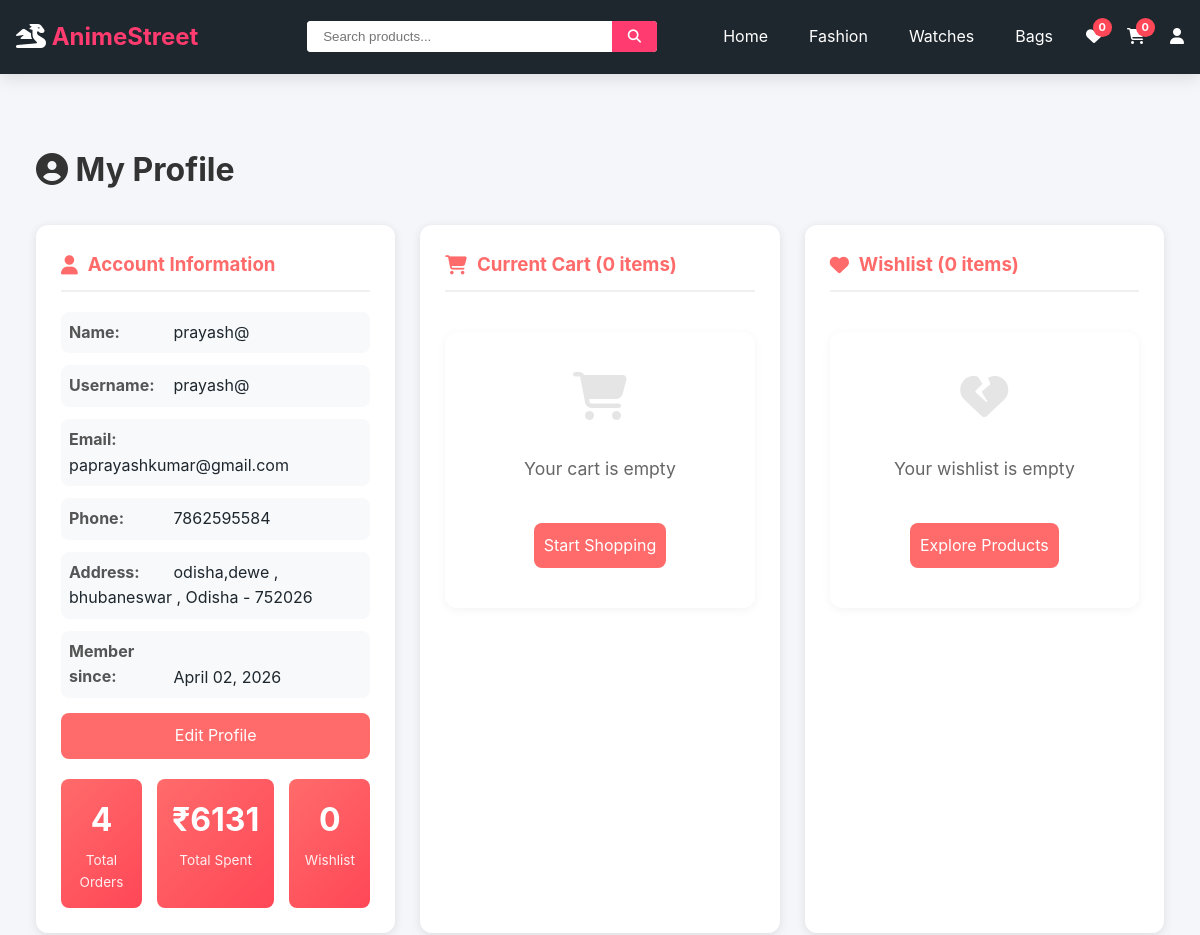
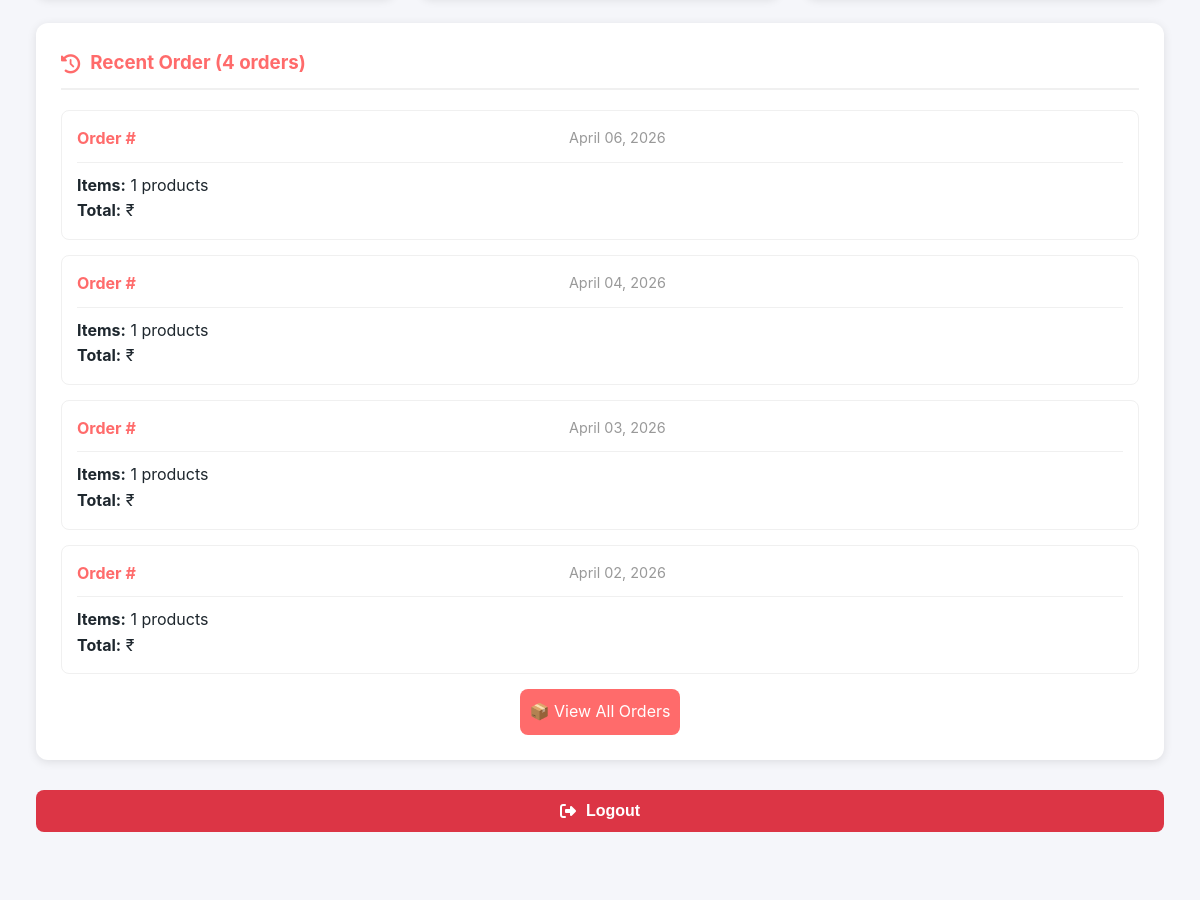
/profile/ (signed in, upper part), run on an earlier commit of the app's database (2 pictures, top to bottom).
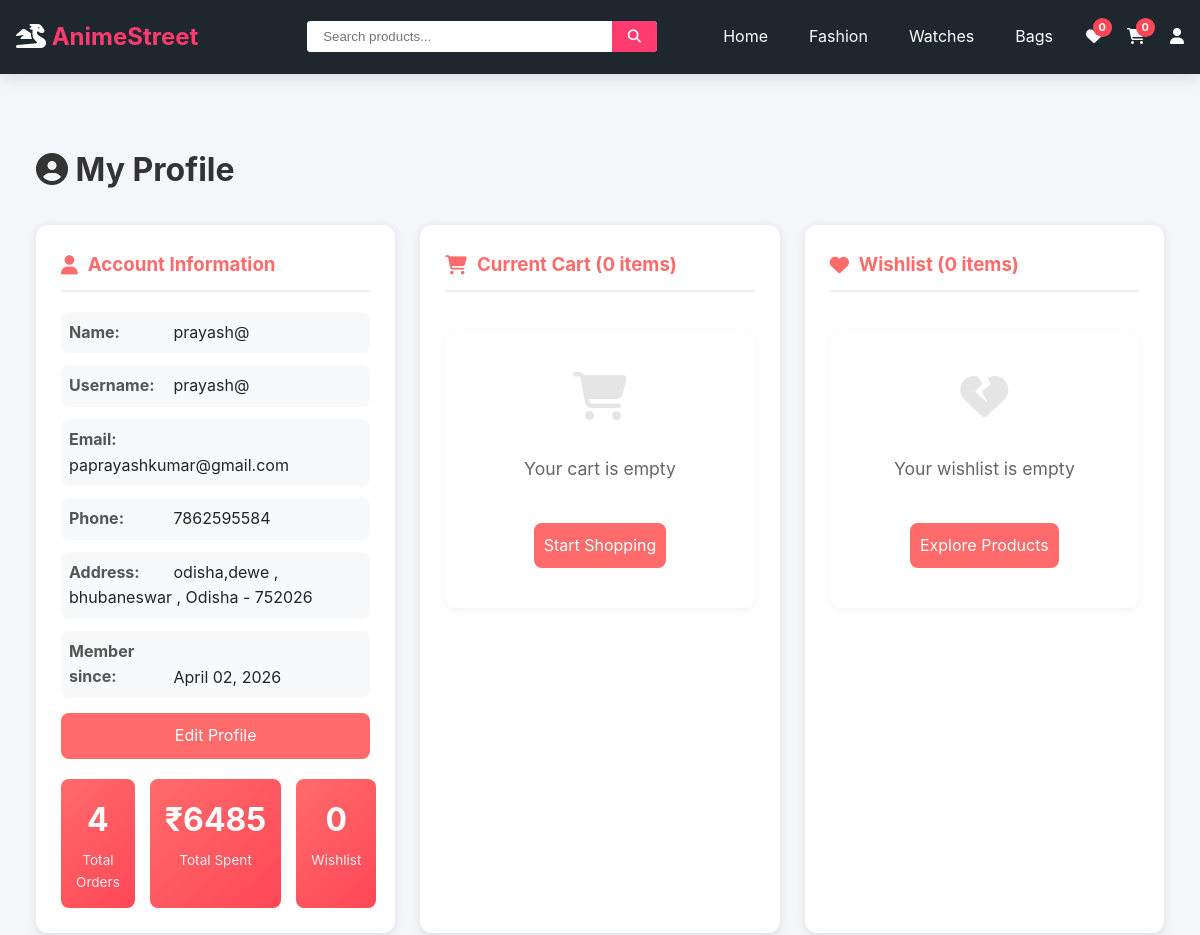
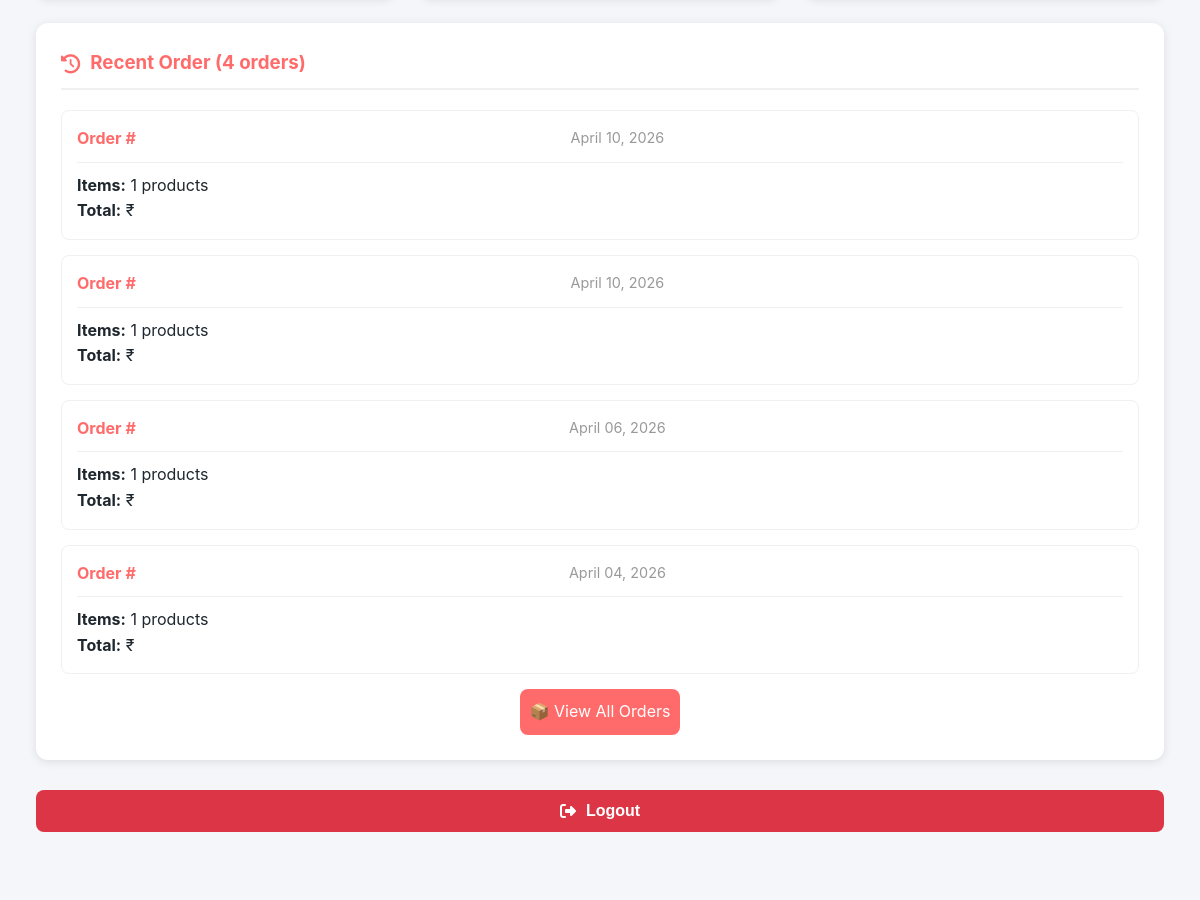
And on a later commit of the database (2 pictures, top to bottom).
### shop/models.py (models this page shows, shortened)
class Order(models.Model):
    user = models.ForeignKey(User, on_delete=models.CASCADE)
    total_price = models.DecimalField(max_digits=10, decimal_places=2)
    payment_method = models.CharField(max_length=10, default="COD")
    transaction_id = models.CharField(max_length=100, blank=True, null=True)
    payment_screenshot = models.ImageField(upload_to='payments/', blank=True, null=True)
    payment_status = models.CharField(max_length=20, default="Pending")
    status = models.CharField(max_length=20, default="Pending")
    created_at = models.DateTimeField(auto_now_add=True)

### shop/views.py (the view)
# urls.py: path('profile/', views.profile, name='profile'),
@login_required
def profile(request):
    cart, created = Cart.objects.get_or_create(user=request.user)
    wishlist, created = Wishlist.objects.get_or_create(user=request.user)
    orders = Order.objects.filter(user=request.user).order_by('-created_at')[:4]
    cart_items = cart.items.select_related('product').all()
    wishlist_items = wishlist.items.select_related('product').all()
    cart_total = cart.get_total()
    total_orders = orders.count()
    total_spent = sum(order.total_price for order in orders)
    context = {
        'user': request.user,
        'cart_items': cart_items,
        'wishlist_items': wishlist_items,
        'orders': orders,
        'cart_total': cart_total,
        'total_orders': total_orders,
        'total_spent': total_spent,
    }
    return render(request, 'shop/profile.html', context)

### shop/context_processors.py (called while the page is built)
def cart_count(request):
    if request.user.is_authenticated:
        try:
            cart, created = Cart.objects.get_or_create(user=request.user)
            count = cart.get_total_items()
        except:
            count = 0
    else:
        count = 0
    return {'cart_count': count}

### shop/models.py (called while the page is built)
    def get_total(self):
        return sum(item.get_total() for item in self.items.all())

    def get_total_items(self):
        return sum(item.quantity for item in self.items.all())

### shop/templates/shop/profile.html (shortened to what the changed rows need)
{% extends 'shop/base.html' %}
{% load static %}
{% block content %}
<div class="container">
    <div class="profile-container">
        <h1><i class="fas fa-user-circle"></i> My Profile</h1>
        <div class="profile-grid">
            <div class="profile-card user-info">
                <div class="stats-grid">
                    <div class="stat-box">
                        <div class="stat-number">₹{{ total_spent|floatformat:0 }}</div>
                        <div class="stat-label">Total Spent</div>
                    </div>
                </div>
            </div>
        </div>
        <div class="profile-card" style="margin-top: 25px;">
            {% if orders %}
            <div>
                {% for order in orders|slice:":4" %}
                <div class="order-item">
                    <div class="order-header">
                        <span class="order-id">Order #{{ order.order_id|truncatechars:8 }}</span>
                        <span class="order-date">{{ order.created_at|date:"F d, Y" }}</span>
                        <span class="order-status status-{{ order.status }}">{{ order.get_status_display }}</span>
                    </div>
                    <p><strong>Items:</strong> {{ order.items.count }} products</p>
                    <p><strong>Total:</strong> ₹{{ order.total_amount|floatformat:0 }}</p>
                </div>
                {% endfor %}
            </div>
            {% else %}
            <div class="empty-state">
                <i class="fas fa-shopping-bag"></i>
                <p>No orders yet</p>
                <a href="{% url 'shop:index' %}" class="checkout-btn">Start Shopping</a>
            </div>
            {% endif %}
        </div>
    </div>
</div>
{% endblock %}

What changed in the data, as far as the page shows it:
no longer on this page (row unchanged): Order: created_at "April 03, 2026", items.count "1"
no longer on this page (row unchanged): Order: created_at "April 02, 2026", items.count "1"
added Order: created_at "April 10, 2026", items.count "1"
added Order: created_at "April 10, 2026", items.count "1"
Also different on the page:
{{ total_spent|floatformat:0 }}: "6131" → "6485"
